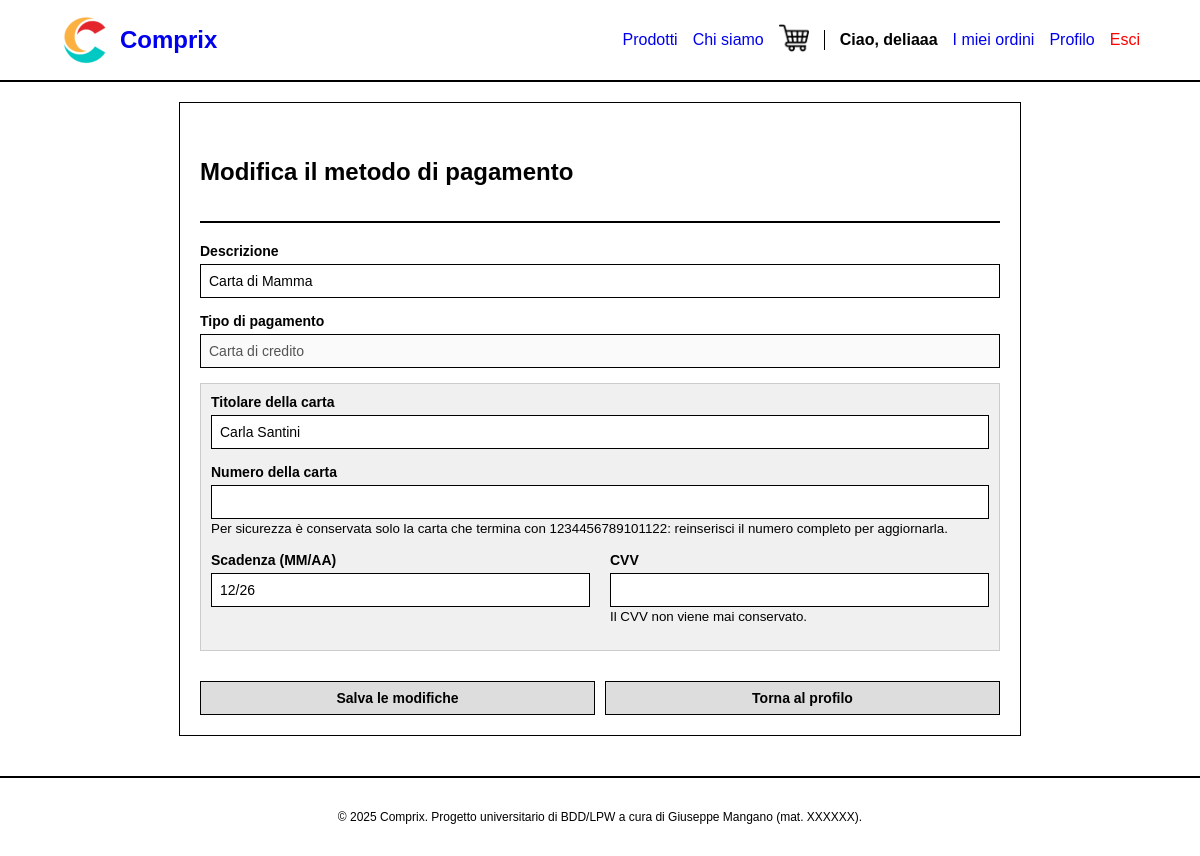
The app's page /account/modifica_pagamento.php?id=3 (signed in), older data.
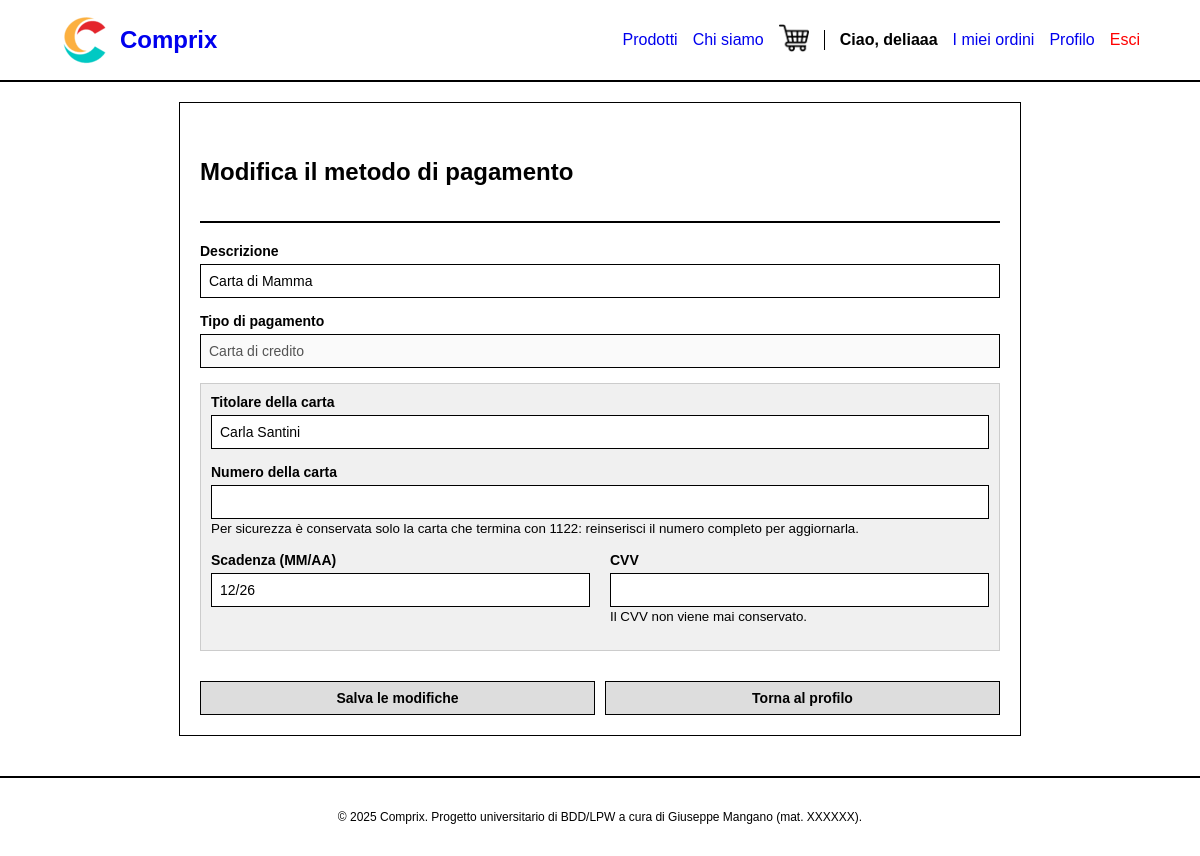
The same page, newer data.
### tables this page shows
CREATE TABLE `metodo_pagamento` (
  `id` int(10) UNSIGNED NOT NULL,
  `id_cliente` int(10) UNSIGNED NOT NULL,
  `tipo` enum('carta_credito','carta_debito','paypal','bonifico','contrassegno') NOT NULL,
  `descrizione` varchar(70) NOT NULL,
  `dati_pagamento` longtext NOT NULL CHECK (json_valid(`dati_pagamento`))
);

### src/includes/config.php (called while the page is built, shortened)
<?php
function h(?string $string): string {
    return htmlspecialchars($string ?? "", ENT_QUOTES | ENT_HTML5, "UTF-8");
}
function utenteAutenticato(): bool {
    return isset($_SESSION["user_id"]) && isset($_SESSION["user_type"]);
}
function verificaCliente(): bool {
    return utenteAutenticato() && $_SESSION["user_type"] === "cliente";
}

### src/account/modifica_pagamento.php (the view, shortened to what this page needs)
<?php
require_once "../includes/config.php";
$id_pagamento = (int)($_GET["id"] ?? 0);
$dati_form = $_SESSION["dati_form"] ?? [];
$etichette_pagamento = [
    "carta_credito" => "Carta di credito",
    "carta_debito"  => "Carta di debito",
    "paypal"        => "PayPal",
    "bonifico"      => "Bonifico bancario",
    "contrassegno"  => "Contrassegno (alla consegna)"
];
if (empty($dati_form)) {
    $stmt = $pdo->prepare("SELECT * FROM metodo_pagamento WHERE id = ? AND id_cliente = ?");
    $stmt->execute([$id_pagamento, $_SESSION["user_id"]]);
    $pagamento = $stmt->fetch();
    $dettagli = json_decode($pagamento["dati_pagamento"], true);
    $dati_form = array_merge($pagamento, $dettagli);
    $nome_visualizzato = $etichette_pagamento[$pagamento["tipo"]];
} else {
    $nome_visualizzato = $etichette_pagamento[$dati_form["tipo"]];
    $dati_form["id"] = $id_pagamento;
}
include "../includes/header.php";
?>
<div class="product-form-container">
    <header>
        <h2>Modifica il metodo di pagamento</h2>
    </header>
    <form method="POST" action="../controllers/controller_pagamenti.php">
        <div class="form-group">
            <label for="descrizione">Descrizione</label>
            <input type="text"
                id="descrizione"
                name="descrizione"
                class="form-control"
                maxlength="70"
                value="<?= h($dati_form["descrizione"] ?? "") ?>"
                required>
        </div>
        <div class="form-group">
            <label>Tipo di pagamento</label>
            <input type="text"
                class="form-control"
                value="<?= h($nome_visualizzato) ?>"
                disabled>
        </div>
        <div id="box_carta" class="payment-fields">
            <div class="form-group">
                <label for="nome_titolare">Titolare della carta</label>
                <input type="text"
                    id="nome_titolare"
                    name="nome_titolare"
                    class="form-control"
                    value="<?= h($dati_form["nome_titolare"]) ?? "" ?>">
            </div>
            <div class="form-group">
                <label for="numero_carta">Numero della carta</label>
                <input type="text"
                    id="numero_carta"
                    name="numero_carta"
                    class="form-control"
                    maxlength="16"
                    pattern="\d{16}"
                    value=""
                    autocomplete="off">
                <small>Per sicurezza è conservata solo la carta che termina con <?= h($dati_form["numero_carta"] ?? "") ?>: reinserisci il numero completo per aggiornarla.</small>
            </div>
            <div class="form-row">
                <div class="form-col form-group">
                    <label for="campo_scadenza">Scadenza (MM/AA)</label>
                    <input type="text"
                        id="campo_scadenza"
                        name="data_scadenza"
                        class="form-control"
                        maxlength="5"
                        pattern="\d{2}/\d{2}"
                        value="<?= h($dati_form["data_scadenza"] ?? "") ?>">
                </div>
                <div class="form-col form-group">
                    <label for="cvv">CVV</label>
                    <input type="text"
                        id="cvv"
                        name="cvv"
                        class="form-control"
                        maxlength="4"
                        pattern="\d{3,4}"
                        value=""
                        autocomplete="off">
                    <small>Il CVV non viene mai conservato.</small>
                </div>
            </div>
        </div>
        <div class="form-actions" style="margin-top: 30px; display: flex; gap: 10px;">
            <button type="submit" class="btn-primary" style="font-weight: bold;">Salva le modifiche</button>
            <a href="profilo.php" class="btn-secondary" style="font-weight: bold;">Torna al profilo</a>
        </div>
    </form>
</div>
<?php include "../includes/footer.php"; ?>

### src/includes/header.php (shortened to what this page needs)
<!DOCTYPE html>
<html lang="it">
<head>
    <link rel="stylesheet" href="../assets/css/style.css">
</head>
<body>
    <header>
        <div class="container">
            <nav>
                <a href="../index.php" class="logo">
                    <img src="../logo.png" alt="Logo" class="logo-img">
                    <?= NOME_SITO ?>
                </a>
                <div class="nav-links">
                    <ul>
                        <li><a href="../products/ricerca_prodotti.php">Prodotti</a></li>
                        <li><a href="../about.php">Chi siamo</a></li>
                        <?php if (utenteAutenticato()): ?>
                            <?php if (verificaCliente()): ?>
                                <li>
                                    <a href="../cart/carrello.php" class="cart-icon-container" title="Carrello">
                                        <img src="../assets/img/icona_carrello.png" alt="Carrello" class="cart-icon-img">
                                    </a>
                                </li>
                            <?php endif; ?>
                            <li><strong>Ciao, <?= h($_SESSION["username"]) ?></strong></li>
                            <?php if (verificaCliente()): ?>
                                <li><a href="../orders/storico_ordini.php">I miei ordini</a></li>
                            <?php endif; ?>
                            <li><a href="../account/profilo.php">Profilo</a></li>
                            <li><a href="../controllers/controller_logout.php" class="text-danger">Esci</a></li>
                        <?php else: ?>
                            <li><a href="../auth/login.php">Accedi</a></li>
                            <li><a href="../auth/registrazione.php" class="btn-primary">Registrati</a></li>
                        <?php endif; ?>
                    </ul>
                </div>
            </nav>
        </div>
    </header>
    <main class="container">

### src/includes/footer.php (shortened to what this page needs)
</main>
<footer>
    <div class="container">
        <p>&copy; 2025 <?= NOME_SITO ?>. Progetto universitario di BDD/LPW a cura di Giuseppe Mangano (mat. XXXXXX).</p>
    </div>
</footer>
</body>
</html>

### src/assets/css/style.css (style rules this page uses)
body { font-family: Arial, sans-serif; margin: 0; padding: 0; background-color: #ffffff; color: #000000; }
.container { width: 90%; margin: 0 auto; max-width: 1200px; }
a { text-decoration: none; color: #0000ee; }
ul { list-style-type: none; padding: 0; margin: 0; }
img { max-width: 100%; height: auto; display: block; }
.text-danger { color: red !important; }
.btn-primary, .btn-secondary { display: inline-block; padding: 8px 15px; border: 1px solid #000; background-color: #ddd; color: #000; cursor: pointer; text-align: center; font-size: 14px; width: 100%; box-sizing: border-box; }
header { border-bottom: 2px solid #000; padding: 15px 0; margin-bottom: 20px; }
nav { display: flex; justify-content: space-between; align-items: center; }
.logo { font-size: 24px; font-weight: bold; display: flex; align-items: center; gap: 10px; }
.logo-img { height: auto; max-height: 50px; width: auto; }
.nav-links ul { display: flex; align-items: center; gap: 15px; }
.cart-icon-container { position: relative; display: inline-block; }
.cart-icon-img { width: 30px; height: 30px; }
footer { border-top: 2px solid #000; margin-top: 40px; padding: 20px 0; text-align: center; font-size: 12px; }
.form-group { margin-bottom: 15px; }
.form-group label { display: block; margin-bottom: 5px; font-weight: bold; font-size: 14px; }
.form-control { width: 100%; padding: 8px; border: 1px solid #000; font-size: 14px; box-sizing: border-box; }
.product-form-container { max-width: 800px; margin: 0 auto; border: 1px solid #000; padding: 20px; background-color: #fff; }
.form-row { display: flex; gap: 20px; }
.form-col { flex: 1; }
.payment-fields { display: none; background: #f0f0f0; padding: 10px; border: 1px solid #ccc; margin-top: 10px; }

Row changes from the older to the newer data that the page shows:
changed metodo_pagamento "Carta di Mamma": dati_pagamento "1234456789101122" → "1122"
